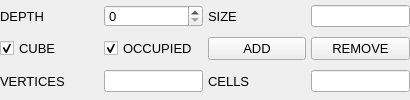
	<widget class="QWidget" name="panelHexGrid">
	  <property name="sizePolicy">
	    <sizepolicy hsizetype="Expanding" vsizetype="Fixed">
	      <horstretch>0</horstretch>
	      <verstretch>0</verstretch>
	    </sizepolicy>
	  </property>
	  <property name="visible">
	    <bool>false</bool>
	  </property>

	  <layout class="QGridLayout" name="panelHexGridGridLayout">
	    <property name="leftMargin">
	      <number>0</number>
	    </property>
	    <property name="topMargin">
	      <number>0</number>
	    </property>
	    <property name="rightMargin">
	      <number>0</number>
	    </property>
	    <property name="bottomMargin">
	      <number>0</number>
	    </property>
	    <property name="spacing">
	      <number>5</number>
	    </property>

	    <item row="0" column="0">
	      <widget class="QLabel" name="labelHexGridDepth">
		<property name="sizePolicy">
		  <sizepolicy hsizetype="Expanding" vsizetype="Fixed">
		    <horstretch>1</horstretch>
		    <verstretch>0</verstretch>
		  </sizepolicy>
		</property>
		<property name="minimumSize">
		  <size>
		    <width>50</width>
		    <height>22</height>
		  </size>
		</property>
		<property name="maximumSize">
		  <size>
		    <width>10000</width>
		    <height>22</height>
		  </size>
		</property>
		<property name="margin">
		  <number>5</number>
		</property>
		<property name="alignment">
		  <set>Qt::AlignLeft|Qt::AlignVCenter</set>
		</property>
		<property name="text">
		  <string>DEPTH</string>
		</property>
		<property name="font">
		  <font>
		    <pointsize>10</pointsize>
		  </font>
		</property>
	      </widget>
	    </item>

	    <item row="0" column="1">
	      <widget class="QSpinBox" name="spinBoxHexGridDepth">
		<property name="sizePolicy">
		  <sizepolicy hsizetype="Expanding" vsizetype="Fixed">
		    <horstretch>1</horstretch>
		    <verstretch>0</verstretch>
		  </sizepolicy>
		</property>
		<property name="minimumSize">
		  <size>
		    <width>50</width>
		    <height>22</height>
		  </size>
		</property>
		<property name="maximumSize">
		  <size>
		    <width>10000</width>
		    <height>22</height>
		  </size>
		</property>
		<property name="minimum">
		  <number>0</number>
		</property>
		<property name="maximum">
		  <number>10</number>
		</property>
		<property name="value">
		  <number>0</number>
		</property>
		<property name="font">
		  <font>
		    <pointsize>10</pointsize>
		  </font>
		</property>
	      </widget>
	    </item>

	    <item row="0" column="2">
	      <widget class="QLabel" name="labelHexGridScale">
		<property name="sizePolicy">
		  <sizepolicy hsizetype="Expanding" vsizetype="Fixed">
		    <horstretch>1</horstretch>
		    <verstretch>0</verstretch>
		  </sizepolicy>
		</property>
		<property name="minimumSize">
		  <size>
		    <width>50</width>
		    <height>22</height>
		  </size>
		</property>
		<property name="maximumSize">
		  <size>
		    <width>10000</width>
		    <height>22</height>
		  </size>
		</property>
		<property name="margin">
		  <number>5</number>
		</property>
		<property name="alignment">
		  <set>Qt::AlignLeft|Qt::AlignVCenter</set>
		</property>
		<property name="text">
		  <string>SIZE</string>
		</property>
		<property name="font">
		  <font>
		    <pointsize>10</pointsize>
		  </font>
		</property>
	      </widget>
	    </item>

	    <item row="0" column="3">
	      <widget class="QLineEdit" name="editHexGridScale">
		<property name="sizePolicy">
		  <sizepolicy hsizetype="Expanding" vsizetype="Fixed">
		    <horstretch>1</horstretch>
		    <verstretch>0</verstretch>
		  </sizepolicy>
		</property>
		<property name="minimumSize">
		  <size>
		    <width>50</width>
		    <height>22</height>
		  </size>
		</property>
		<property name="maximumSize">
		  <size>
		    <width>10000</width>
		    <height>22</height>
		  </size>
		</property>
		<property name="font">
		  <font>
		    <pointsize>10</pointsize>
		  </font>
		</property>
	      </widget>
	    </item>

	    <item row="1" column="0">
	      <widget class="QCheckBox" name="checkBoxHexGridCube">
		<property name="sizePolicy">
		  <sizepolicy hsizetype="Expanding" vsizetype="Fixed">
		    <horstretch>1</horstretch>
		    <verstretch>0</verstretch>
		  </sizepolicy>
		</property>
		<property name="minimumSize">
		  <size>
		    <width>50</width>
		    <height>22</height>
		  </size>
		</property>
		<property name="maximumSize">
		  <size>
		    <width>10000</width>
		    <height>22</height>
		  </size>
		</property>
		<property name="checked">
		  <bool>true</bool>
		</property>
		<property name="text">
		  <string>CUBE</string>
		</property>
		<property name="font">
		  <font>
		    <pointsize>10</pointsize>
		  </font>
		</property>
	      </widget>
	    </item>

	    <item row="1" column="1">
	      <widget class="QCheckBox" name="checkBoxHexGridOccupiedCells">
		<property name="sizePolicy">
		  <sizepolicy hsizetype="Expanding" vsizetype="Fixed">
		    <horstretch>1</horstretch>
		    <verstretch>0</verstretch>
		  </sizepolicy>
		</property>
		<property name="minimumSize">
		  <size>
		    <width>50</width>
		    <height>22</height>
		  </size>
		</property>
		<property name="maximumSize">
		  <size>
		    <width>10000</width>
		    <height>22</height>
		  </size>
		</property>
		<property name="checked">
		  <bool>true</bool>
		</property>
		<property name="text">
		  <string>OCCUPIED</string>
		</property>
		<property name="font">
		  <font>
		    <pointsize>10</pointsize>
		  </font>
		</property>
	      </widget>
	    </item>

	    <item row="1" column="2">
	      <widget class="QPushButton" name="pushButtonHexGridAdd">
		<property name="sizePolicy">
		  <sizepolicy hsizetype="Expanding" vsizetype="Fixed">
		    <horstretch>1</horstretch>
		    <verstretch>0</verstretch>
		  </sizepolicy>
		</property>	
		<property name="text">
		  <string>ADD</string>
		</property>
		<property name="font">
		  <font>
		    <pointsize>10</pointsize>
		  </font>
		</property>
	      </widget>
	    </item>

	    <item row="1" column="3">
	      <widget class="QPushButton" name="pushButtonHexGridRemove">
		<property name="sizePolicy">
		  <sizepolicy hsizetype="Expanding" vsizetype="Fixed">
		    <horstretch>1</horstretch>
		    <verstretch>0</verstretch>
		  </sizepolicy>
		</property>
		<property name="text">
		  <string>REMOVE</string>
		</property>
		<property name="font">
		  <font>
		    <pointsize>10</pointsize>
		  </font>
		</property>
	      </widget>
	    </item>

	    <item row="2" column="0">
	      <widget class="QLabel" name="labelHexGridVertices">
		<property name="sizePolicy">
		  <sizepolicy hsizetype="Expanding" vsizetype="Fixed">
		    <horstretch>1</horstretch>
		    <verstretch>0</verstretch>
		  </sizepolicy>
		</property>
		<property name="minimumSize">
		  <size>
		    <width>50</width>
		    <height>22</height>
		  </size>
		</property>
		<property name="maximumSize">
		  <size>
		    <width>10000</width>
		    <height>22</height>
		  </size>
		</property>
		<property name="margin">
		  <number>5</number>
		</property>
		<property name="alignment">
		  <set>Qt::AlignLeft|Qt::AlignVCenter</set>
		</property>
		<property name="text">
		  <string>VERTICES</string>
		</property>
		<property name="font">
		  <font>
		    <pointsize>10</pointsize>
		  </font>
		</property>
	      </widget>
	    </item>

	    <item row="2" column="1">
	      <widget class="QLineEdit" name="editHexGridVertices">
		<property name="sizePolicy">
		  <sizepolicy hsizetype="Expanding" vsizetype="Fixed">
		    <horstretch>1</horstretch>
		    <verstretch>0</verstretch>
		  </sizepolicy>
		</property>
		<property name="minimumSize">
		  <size>
		    <width>50</width>
		    <height>22</height>
		  </size>
		</property>
		<property name="maximumSize">
		  <size>
		    <width>10000</width>
		    <height>22</height>
		  </size>
		</property>
		<property name="font">
		  <font>
		    <pointsize>10</pointsize>
		  </font>
		</property>
		<property name="readOnly">
		  <bool>true</bool>
		</property>
	      </widget>
	    </item>

	    <item row="2" column="2">
	      <widget class="QLabel" name="labelHexGridCells">
		<property name="sizePolicy">
		  <sizepolicy hsizetype="Expanding" vsizetype="Fixed">
		    <horstretch>1</horstretch>
		    <verstretch>0</verstretch>
		  </sizepolicy>
		</property>
		<property name="minimumSize">
		  <size>
		    <width>50</width>
		    <height>22</height>
		  </size>
		</property>
		<property name="maximumSize">
		  <size>
		    <width>10000</width>
		    <height>22</height>
		  </size>
		</property>
		<property name="margin">
		  <number>5</number>
		</property>
		<property name="alignment">
		  <set>Qt::AlignLeft|Qt::AlignVCenter</set>
		</property>
		<property name="text">
		  <string>CELLS</string>
		</property>
		<property name="font">
		  <font>
		    <pointsize>10</pointsize>
		  </font>
		</property>
	      </widget>
	    </item>

	    <item row="2" column="3">
	      <widget class="QLineEdit" name="editHexGridCells">
		<property name="sizePolicy">
		  <sizepolicy hsizetype="Expanding" vsizetype="Fixed">
		    <horstretch>1</horstretch>
		    <verstretch>0</verstretch>
		  </sizepolicy>
		</property>
		<property name="minimumSize">
		  <size>
		    <width>50</width>
		    <height>22</height>
		  </size>
		</property>
		<property name="maximumSize">
		  <size>
		    <width>10000</width>
		    <height>22</height>
		  </size>
		</property>
		<property name="font">
		  <font>
		    <pointsize>10</pointsize>
		  </font>
		</property>
		<property name="readOnly">
		  <bool>true</bool>
		</property>
	      </widget>
	    </item>

	  </layout> <!-- "panelHexGridGridLayout" -->
	</widget>
